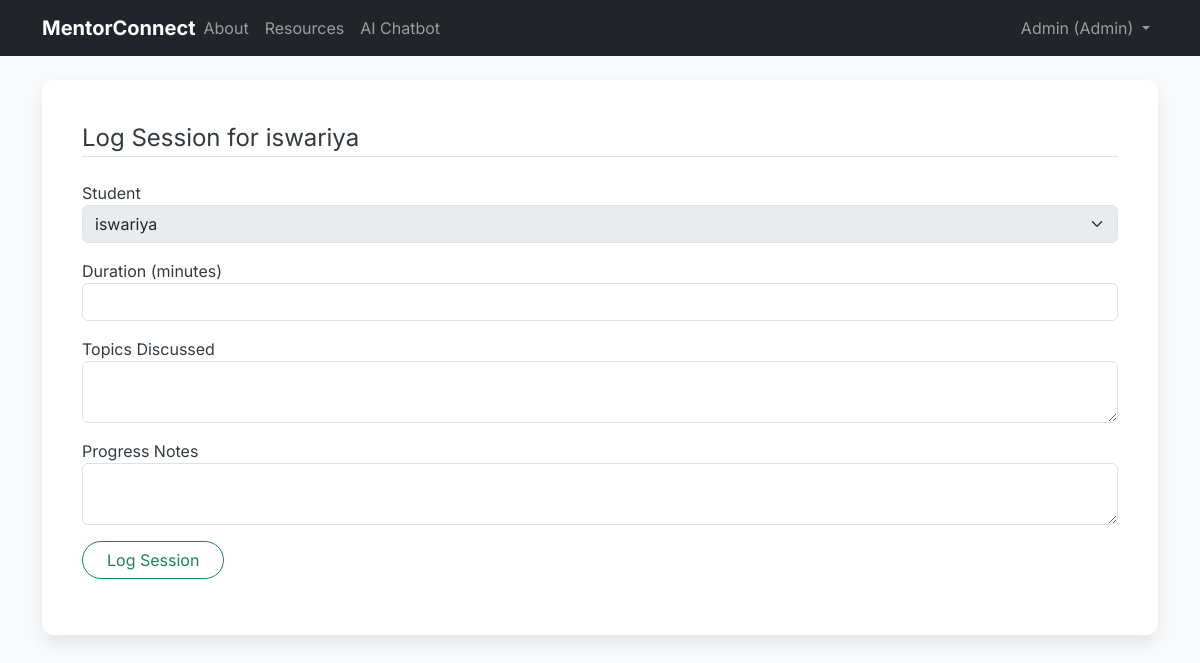
The page /mentor/log_session/1 (signed in) on the database its author committed.
### app/models.py (models this page shows, shortened)
class User(db.Model, UserMixin):
    id = db.Column(db.Integer, primary_key=True)
    username = db.Column(db.String(20), unique=True, nullable=False)
    email = db.Column(db.String(120), unique=True, nullable=False)
    password = db.Column(db.String(60), nullable=False)
    role = db.Column(db.String(10), nullable=False, default='student') # 'admin', 'mentor', 'student'
    bio = db.Column(db.Text, nullable=True)
    expertise_areas = db.Column(db.String(200), nullable=True)
    contact_preference = db.Column(db.String(50), nullable=True)
    last_login = db.Column(db.DateTime, nullable=True) # For streak and heatmap
    last_activity = db.Column(db.DateTime, nullable=True) # For general activity tracking
    mentor_id = db.Column(db.Integer, db.ForeignKey('user.id'), nullable=True)
    students = db.relationship('User', foreign_keys=[mentor_id], backref=db.backref('assigned_mentor', remote_side=[id]), lazy='dynamic')
    sent_messages = db.relationship('Message', foreign_keys='Message.sender_id', backref='sender', lazy='dynamic')
    received_messages = db.relationship('Message', foreign_keys='Message.receiver_id', backref='receiver', lazy='dynamic')
    sessions_logged_as_mentor = db.relationship(
        'SessionLog',
        foreign_keys='SessionLog.mentor_id',
        backref='mentor_of_session',
        lazy='dynamic'
    )
    created_resources = db.relationship('Resource', backref='creator', lazy='dynamic')
    quizzes_created = db.relationship('Quiz', backref='creator', lazy='dynamic')
    resource_completions = db.relationship('StudentResourceCompletion', backref='student_user', lazy='dynamic')
    quiz_attempts = db.relationship('QuizAttempt', backref='student_user', lazy='dynamic')
    def is_admin(self):
        return self.role == 'admin'
    @hybrid_property
    def daily_activity_dates(self):
        login_dates = [self.last_login.date()] if self.last_login else []
        resource_dates = [rc.completed_at.date() for rc in self.resource_completions.all()]
        quiz_dates = [qa.attempt_date.date() for qa in self.quiz_attempts.all()]
        all_dates = sorted(list(set(login_dates + resource_dates + quiz_dates)))
        activity_counts = {}
        for d in all_dates:
            activity_counts[d.isoformat()] = activity_counts.get(d.isoformat(), 0) + 1 # Simple count, can be weighted
        return activity_counts

### app/routes.py (the view, shortened to what this page needs)
@main.route("/mentor/log_session/<int:student_id>", methods=['GET', 'POST'])
@login_required
def log_session(student_id):
    student = User.query.get_or_404(student_id)
    if student.assigned_mentor != current_user and not current_user.is_admin():
        flash('You are not authorized to log sessions for this student.', 'danger')
        return redirect(url_for('main.mentor_dashboard'))
    form = SessionLogForm()
    form.student_id.choices = [(student.id, student.username)]
    form.student_id.data = student.id
    return render_template('log_session.html', title=f'Log Session for {student.username}', form=form, student=student)

### app/forms.py
class SessionLogForm(FlaskForm):
    student_id = SelectField('Student', coerce=int, validators=[DataRequired()])
    duration_minutes = IntegerField('Duration (minutes)', validators=[DataRequired()])
    topics_discussed = TextAreaField('Topics Discussed', validators=[DataRequired()])
    progress_notes = TextAreaField('Progress Notes', validators=[Optional()])
    submit = SubmitField('Log Session')

### app/templates/log_session.html (shortened to what this page needs)
{% extends "base.html" %}
{% block content %}
    <div class="content-section">
        <form method="POST" action="">
            <fieldset class="form-group">
                <legend class="border-bottom mb-4">{{ legend if legend else 'Log Session' }} for {{ student.username }}</legend>
                <div class="form-group mb-3">
                    {{ form.student_id.label(class="form-control-label") }}
                    {{ form.student_id(class="form-select rounded", disabled=true) }}
                </div>
                <div class="form-group mb-3">
                    {{ form.duration_minutes.label(class="form-control-label") }}
                    {% if form.duration_minutes.errors %}
                        {{ form.duration_minutes(class="form-control is-invalid rounded") }}
                        <div class="invalid-feedback">
                            {% for error in form.duration_minutes.errors %}
                                <span>{{ error }}</span>
                            {% endfor %}
                        </div>
                    {% else %}
                        {{ form.duration_minutes(class="form-control rounded") }}
                    {% endif %}
                </div>
                <div class="form-group mb-3">
                    {{ form.topics_discussed.label(class="form-control-label") }}
                    {% if form.topics_discussed.errors %}
                        {{ form.topics_discussed(class="form-control is-invalid rounded") }}
                        <div class="invalid-feedback">
                            {% for error in form.topics_discussed.errors %}
                                <span>{{ error }}</span>
                            {% endfor %}
                        </div>
                    {% else %}
                        {{ form.topics_discussed(class="form-control rounded") }}
                    {% endif %}
                </div>
                <div class="form-group mb-3">
                    {{ form.progress_notes.label(class="form-control-label") }}
                    {% if form.progress_notes.errors %}
                        {{ form.progress_notes(class="form-control is-invalid rounded") }}
                        <div class="invalid-feedback">
                            {% for error in form.progress_notes.errors %}
                                <span>{{ error }}</span>
                            {% endfor %}
                        </div>
                    {% else %}
                        {{ form.progress_notes(class="form-control rounded") }}
                    {% endif %}
                </div>
            </fieldset>
            <div class="form-group mb-3">
                {{ form.submit(class="btn btn-outline-success rounded-pill px-4") }}
            </div>
        </form>
    </div>
{% endblock content %}

### app/templates/base.html (shortened to what this page needs)
<!DOCTYPE html>
<html lang="en">
<head>
    <link href="https://cdn.jsdelivr.net/npm/bootstrap@5.3.0/dist/css/bootstrap.min.css" rel="stylesheet">
    <link rel="stylesheet" href="https://cdnjs.cloudflare.com/ajax/libs/font-awesome/6.0.0-beta3/css/all.min.css">
    <link rel="stylesheet" href="{{ url_for('static', filename='css/style.css') }}">
</head>
<body>
    <header class="site-header mb-4">
        <nav class="navbar navbar-expand-lg navbar-dark bg-dark">
            <div class="container">
                <a class="navbar-brand me-auto" href="{{ url_for('main.home') }}">MentorConnect</a>
                <div class="collapse navbar-collapse" id="navbarNav">
                    <ul class="navbar-nav me-auto">
                        <li class="nav-item">
                            <a class="nav-link" href="{{ url_for('main.about') }}">About</a>
                        </li>
                        <li class="nav-item">
                            <a class="nav-link" href="{{ url_for('main.view_resources') }}">Resources</a>
                        </li>
                        <li class="nav-item">
                            <a class="nav-link" href="{{ url_for('main.chatbot_page') }}">AI Chatbot</a>
                        </li>
                    </ul>
                    <ul class="navbar-nav">
                        {% if current_user.is_authenticated %}
                            <li class="nav-item dropdown">
                                <a class="nav-link dropdown-toggle" href="#" id="navbarDropdown" role="button" data-bs-toggle="dropdown" aria-expanded="false">
                                    {{ current_user.username }} ({{ current_user.role | capitalize }})
                                </a>
                            </li>
                        {% endif %}
                    </ul>
                </div>
            </div>
        </nav>
    </header>
    <main role="main" class="container">
        {% block content %}{% endblock %}
    </main>
</body>
</html>

### app/static/css/style.css (style rules this page uses)
body { font-family: 'Inter', sans-serif; background-color: #f8f9fa; color: #343a40; }
.site-header { margin-bottom: 2rem; }
.navbar-brand { font-weight: 700; }
.content-section { background: #ffffff; padding: 2.5rem; border-radius: 0.75rem; margin-bottom: 2rem; box-shadow: 0 0.5rem 1rem rgba(0, 0, 0, 0.08); }
.form-control, .form-select, .btn { border-radius: 0.5rem; }

### rows shown on the page
User: username "Admin", role "Admin"
User: username "iswariya", student_id.label "Student"

### other values the page prints
{{ legend if legend else 'Log Session' }} "Log Session"
